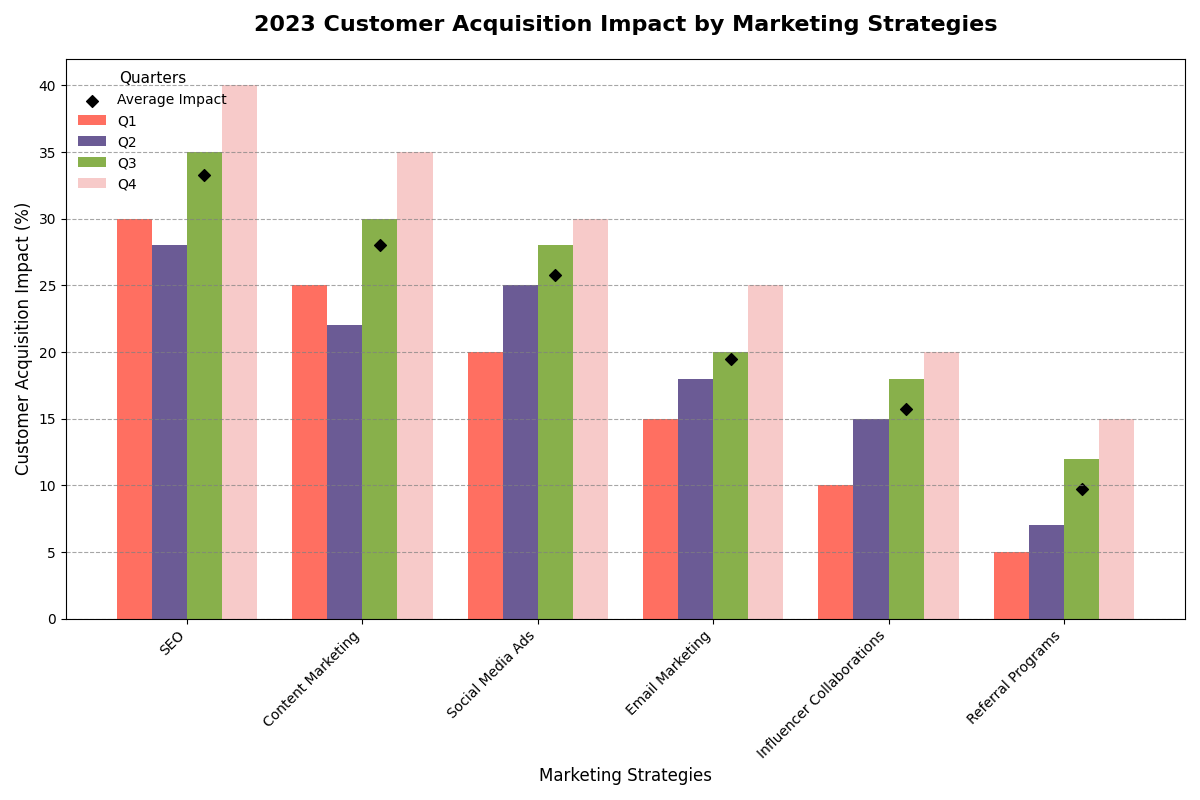

Write Python code to recreate this figure.
import matplotlib.pyplot as plt
import numpy as np

marketing_strategies = ['SEO', 'Content Marketing', 'Social Media Ads', 'Email Marketing', 'Influencer Collaborations', 'Referral Programs']
quarter1 = [30, 25, 20, 15, 10, 5]
quarter2 = [28, 22, 25, 18, 15, 7]
quarter3 = [35, 30, 28, 20, 18, 12]
quarter4 = [40, 35, 30, 25, 20, 15]

quarters = np.array([quarter1, quarter2, quarter3, quarter4])
quarters_means = np.mean(quarters, axis=0)
quarter_labels = ['Q1', 'Q2', 'Q3', 'Q4']
new_colors = ['#FF6F61', '#6B5B95', '#88B04B', '#F7CAC9']  # Manually defined new color set

fig, ax = plt.subplots(figsize=(12, 8))

bar_width = 0.2
x_indices = np.arange(len(marketing_strategies))

for i, quarter_data in enumerate(quarters):
    ax.bar(x_indices + i * bar_width, quarter_data, width=bar_width, label=quarter_labels[i], color=new_colors[i])

ax.scatter(x_indices + (bar_width * 2), quarters_means, color='black', marker='D', label='Average Impact')

ax.set_title('2023 Customer Acquisition Impact by Marketing Strategies', fontsize=16, fontweight='bold', pad=20)
ax.set_xlabel('Marketing Strategies', fontsize=12)
ax.set_ylabel('Customer Acquisition Impact (%)', fontsize=12)
ax.set_xticks(x_indices + bar_width * 1.5)
ax.set_xticklabels(marketing_strategies, fontsize=10)

ax.yaxis.grid(True, linestyle='--', alpha=0.7, color='gray')

legend = ax.legend(title="Quarters", loc='upper left', frameon=False, title_fontsize='11', fontsize='10')

plt.xticks(rotation=45, ha='right')
plt.tight_layout()
plt.show()
